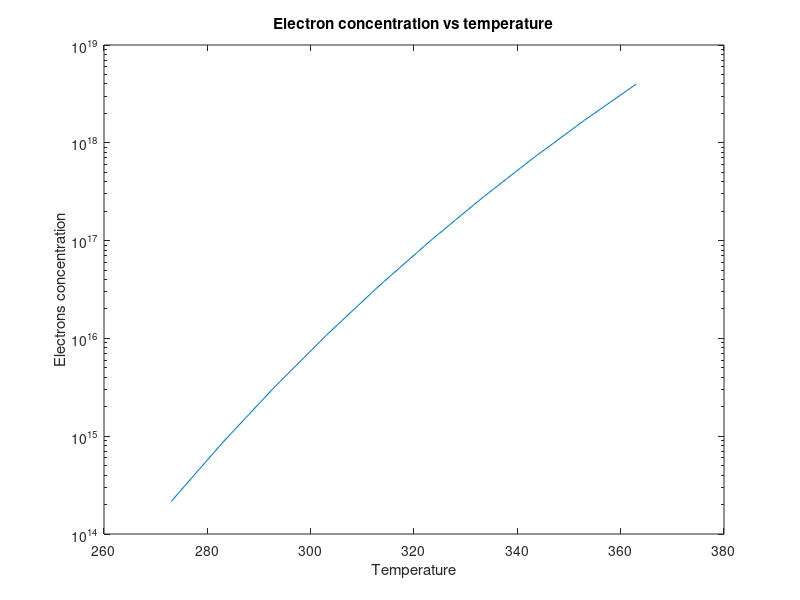

Source code (MATLAB):
k = 8.62e-5;
nd = 1.52e10;
tem = 300;
eg = 1.1;
ka = -eg/(k*tem);
t32a = tem.^1.5;

A = nd / (t32a*exp(ka));
for i = 1:10
    t(i) = 273+ 10*(i-1);
    eg(i) = 1.17-4.37e-4*(t(i)*t(i)/t(i)+636);
    t32(i) = t(i).^1.5;
    ni(i) = A* t32(i)*exp(-eg(i)/(k*t(i)));

end
semilogy(t,ni);
title('Electron concentration vs temperature')
xlabel ('Temperature')
ylabel('Electrons concentration')